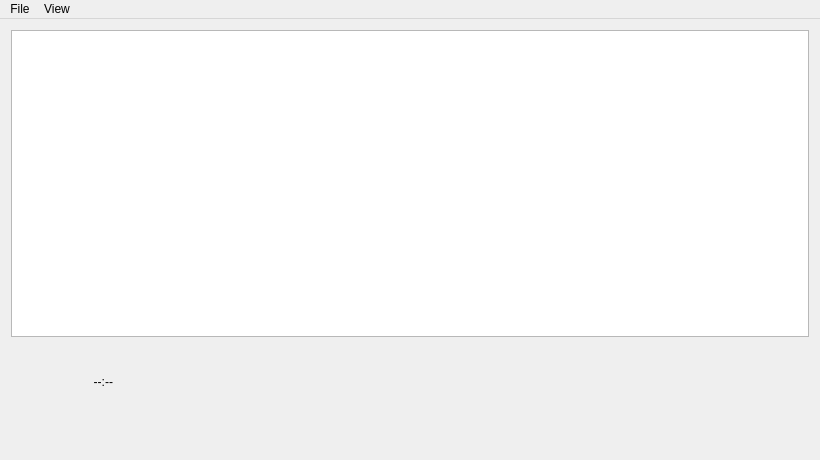
<?xml version="1.0" encoding="UTF-8"?>
<ui version="4.0">
 <class>PlayerWindow</class>
 <widget class="QMainWindow" name="PlayerWindow">
  <property name="geometry">
   <rect>
    <x>0</x>
    <y>0</y>
    <width>820</width>
    <height>460</height>
   </rect>
  </property>
  <property name="minimumSize">
   <size>
    <width>800</width>
    <height>460</height>
   </size>
  </property>
  <property name="windowTitle">
   <string>Music Player</string>
  </property>
  <widget class="QWidget" name="centralWidget">
   <layout class="QGridLayout" name="gridLayout">
    <item row="3" column="4">
     <spacer name="bottomVerticalSpacer">
      <property name="orientation">
       <enum>Qt::Vertical</enum>
      </property>
      <property name="sizeType">
       <enum>QSizePolicy::Fixed</enum>
      </property>
      <property name="sizeHint" stdset="0">
       <size>
        <width>13</width>
        <height>13</height>
       </size>
      </property>
     </spacer>
    </item>
    <item row="2" column="6">
     <spacer name="rightHorizontalSpacer">
      <property name="orientation">
       <enum>Qt::Horizontal</enum>
      </property>
      <property name="sizeHint" stdset="0">
       <size>
        <width>115</width>
        <height>20</height>
       </size>
      </property>
     </spacer>
    </item>
    <item row="2" column="3" colspan="2">
     <widget class="PlayerControls" name="controls" native="true">
      <property name="sizePolicy">
       <sizepolicy hsizetype="Fixed" vsizetype="Fixed">
        <horstretch>0</horstretch>
        <verstretch>0</verstretch>
       </sizepolicy>
      </property>
      <property name="minimumSize">
       <size>
        <width>620</width>
        <height>67</height>
       </size>
      </property>
     </widget>
    </item>
    <item row="1" column="3" colspan="2">
     <widget class="QLabel" name="currentTrackLabel">
      <property name="minimumSize">
       <size>
        <width>0</width>
        <height>20</height>
       </size>
      </property>
      <property name="text">
       <string/>
      </property>
      <property name="alignment">
       <set>Qt::AlignCenter</set>
      </property>
     </widget>
    </item>
    <item row="2" column="2">
     <spacer name="horizontalSpacer">
      <property name="orientation">
       <enum>Qt::Horizontal</enum>
      </property>
      <property name="sizeType">
       <enum>QSizePolicy::Fixed</enum>
      </property>
      <property name="sizeHint" stdset="0">
       <size>
        <width>5</width>
        <height>20</height>
       </size>
      </property>
     </spacer>
    </item>
    <item row="2" column="0">
     <spacer name="leftHorizontalSpacer">
      <property name="orientation">
       <enum>Qt::Horizontal</enum>
      </property>
      <property name="sizeHint" stdset="0">
       <size>
        <width>115</width>
        <height>20</height>
       </size>
      </property>
     </spacer>
    </item>
    <item row="2" column="1">
     <widget class="QLabel" name="timePassed">
      <property name="sizePolicy">
       <sizepolicy hsizetype="Fixed" vsizetype="Fixed">
        <horstretch>0</horstretch>
        <verstretch>0</verstretch>
       </sizepolicy>
      </property>
      <property name="minimumSize">
       <size>
        <width>55</width>
        <height>55</height>
       </size>
      </property>
      <property name="maximumSize">
       <size>
        <width>20</width>
        <height>55</height>
       </size>
      </property>
      <property name="text">
       <string>--:--</string>
      </property>
      <property name="alignment">
       <set>Qt::AlignRight|Qt::AlignTop|Qt::AlignTrailing</set>
      </property>
     </widget>
    </item>
    <item row="2" column="5">
     <spacer name="horizontalSpacer_2">
      <property name="orientation">
       <enum>Qt::Horizontal</enum>
      </property>
      <property name="sizeType">
       <enum>QSizePolicy::Fixed</enum>
      </property>
      <property name="sizeHint" stdset="0">
       <size>
        <width>5</width>
        <height>20</height>
       </size>
      </property>
     </spacer>
    </item>
    <item row="0" column="0" colspan="7">
     <widget class="QTreeView" name="libraryView">
      <property name="palette">
       <palette>
        <active>
         <colorrole role="Highlight">
          <brush brushstyle="SolidPattern">
           <color alpha="255">
            <red>85</red>
            <green>0</green>
            <blue>127</blue>
           </color>
          </brush>
         </colorrole>
         <colorrole role="HighlightedText">
          <brush brushstyle="SolidPattern">
           <color alpha="255">
            <red>0</red>
            <green>0</green>
            <blue>0</blue>
           </color>
          </brush>
         </colorrole>
        </active>
        <inactive>
         <colorrole role="Highlight">
          <brush brushstyle="SolidPattern">
           <color alpha="255">
            <red>85</red>
            <green>0</green>
            <blue>127</blue>
           </color>
          </brush>
         </colorrole>
         <colorrole role="HighlightedText">
          <brush brushstyle="SolidPattern">
           <color alpha="255">
            <red>0</red>
            <green>0</green>
            <blue>0</blue>
           </color>
          </brush>
         </colorrole>
        </inactive>
        <disabled>
         <colorrole role="Highlight">
          <brush brushstyle="SolidPattern">
           <color alpha="255">
            <red>85</red>
            <green>0</green>
            <blue>127</blue>
           </color>
          </brush>
         </colorrole>
         <colorrole role="HighlightedText">
          <brush brushstyle="SolidPattern">
           <color alpha="255">
            <red>0</red>
            <green>0</green>
            <blue>0</blue>
           </color>
          </brush>
         </colorrole>
        </disabled>
       </palette>
      </property>
      <property name="focusPolicy">
       <enum>Qt::StrongFocus</enum>
      </property>
      <property name="styleSheet">
       <string notr="true">QTreeView::item:selected {
	background-color: rgb(236, 193, 190);
}
QTreeView {
	outline: none;
}</string>
      </property>
      <property name="frameShadow">
       <enum>QFrame::Plain</enum>
      </property>
      <property name="autoScroll">
       <bool>true</bool>
      </property>
      <property name="editTriggers">
       <set>QAbstractItemView::SelectedClicked</set>
      </property>
      <property name="alternatingRowColors">
       <bool>true</bool>
      </property>
      <property name="selectionBehavior">
       <enum>QAbstractItemView::SelectRows</enum>
      </property>
      <property name="indentation">
       <number>0</number>
      </property>
      <property name="uniformRowHeights">
       <bool>true</bool>
      </property>
      <property name="itemsExpandable">
       <bool>false</bool>
      </property>
      <property name="sortingEnabled">
       <bool>true</bool>
      </property>
      <property name="allColumnsShowFocus">
       <bool>false</bool>
      </property>
      <property name="expandsOnDoubleClick">
       <bool>false</bool>
      </property>
     </widget>
    </item>
   </layout>
  </widget>
  <widget class="QMenuBar" name="menuBar">
   <property name="geometry">
    <rect>
     <x>0</x>
     <y>0</y>
     <width>820</width>
     <height>25</height>
    </rect>
   </property>
   <widget class="QMenu" name="menuFile">
    <property name="title">
     <string>File</string>
    </property>
    <addaction name="actionAddToLibrary"/>
   </widget>
   <widget class="QMenu" name="menuView">
    <property name="title">
     <string>View</string>
    </property>
    <addaction name="viewTrackId"/>
    <addaction name="viewArtist"/>
    <addaction name="viewAlbum"/>
    <addaction name="viewTrackNum"/>
    <addaction name="viewYear"/>
    <addaction name="viewGenre"/>
    <addaction name="viewDuration"/>
    <addaction name="viewLocation"/>
   </widget>
   <addaction name="menuFile"/>
   <addaction name="menuView"/>
  </widget>
  <action name="actionAddToLibrary">
   <property name="text">
    <string>Add File(s) to Library</string>
   </property>
  </action>
  <action name="viewTrackId">
   <property name="checkable">
    <bool>true</bool>
   </property>
   <property name="checked">
    <bool>true</bool>
   </property>
   <property name="text">
    <string>Track ID</string>
   </property>
  </action>
  <action name="viewArtist">
   <property name="checkable">
    <bool>true</bool>
   </property>
   <property name="checked">
    <bool>true</bool>
   </property>
   <property name="text">
    <string>Artist</string>
   </property>
  </action>
  <action name="viewAlbum">
   <property name="checkable">
    <bool>true</bool>
   </property>
   <property name="checked">
    <bool>true</bool>
   </property>
   <property name="text">
    <string>Album</string>
   </property>
  </action>
  <action name="viewTrackNum">
   <property name="checkable">
    <bool>true</bool>
   </property>
   <property name="checked">
    <bool>true</bool>
   </property>
   <property name="text">
    <string>Track Number</string>
   </property>
  </action>
  <action name="viewYear">
   <property name="checkable">
    <bool>true</bool>
   </property>
   <property name="checked">
    <bool>true</bool>
   </property>
   <property name="text">
    <string>Year</string>
   </property>
  </action>
  <action name="viewGenre">
   <property name="checkable">
    <bool>true</bool>
   </property>
   <property name="checked">
    <bool>true</bool>
   </property>
   <property name="text">
    <string>Genre</string>
   </property>
  </action>
  <action name="viewDuration">
   <property name="checkable">
    <bool>true</bool>
   </property>
   <property name="checked">
    <bool>true</bool>
   </property>
   <property name="text">
    <string>Duration</string>
   </property>
  </action>
  <action name="viewLocation">
   <property name="checkable">
    <bool>true</bool>
   </property>
   <property name="checked">
    <bool>true</bool>
   </property>
   <property name="text">
    <string>Location</string>
   </property>
  </action>
 </widget>
 <layoutdefault spacing="6" margin="11"/>
 <customwidgets>
  <customwidget>
   <class>PlayerControls</class>
   <extends>QWidget</extends>
   <header>playercontrols.h</header>
   <container>1</container>
  </customwidget>
 </customwidgets>
 <resources/>
 <connections/>
</ui>
